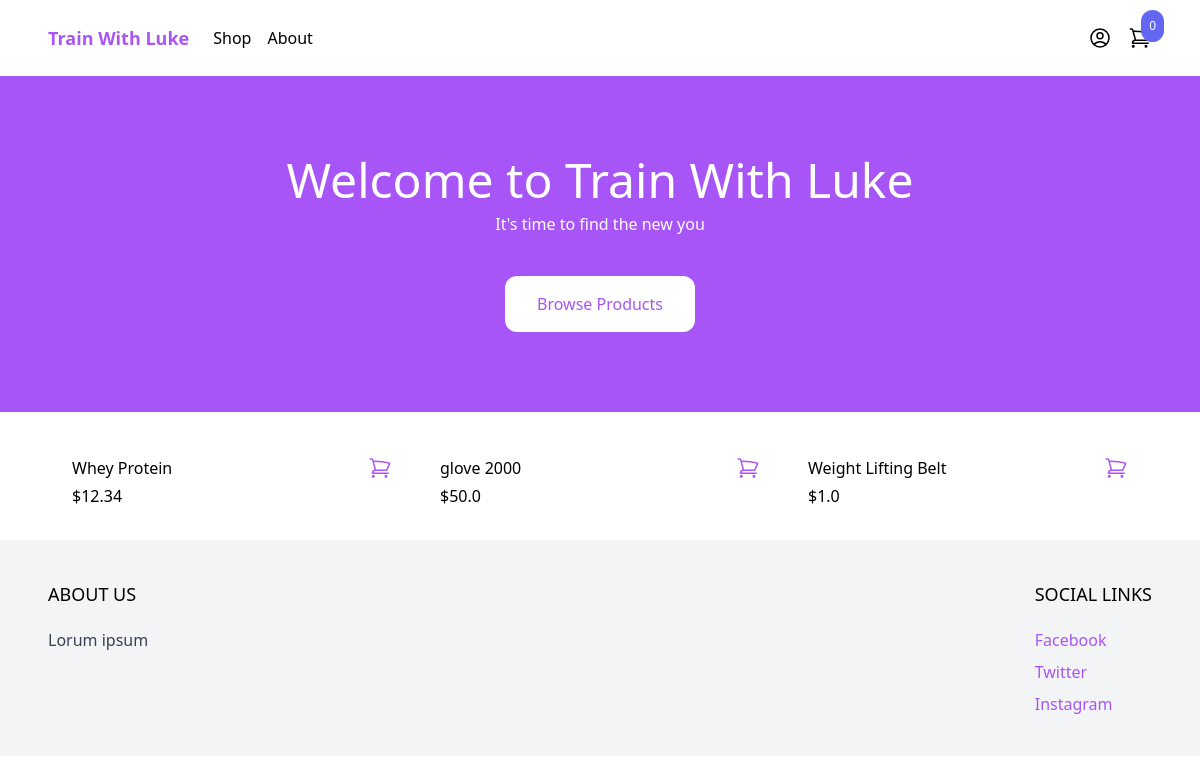
The page / on the database its author committed.
### product/models.py (models this page shows, shortened)
class Product(models.Model):
    category = models.ForeignKey(Category, related_name='products', on_delete=models.CASCADE)
    name = models.CharField(max_length=255)
    slug = models.SlugField()
    description = models.TextField(blank=True, null=True)
    price = models.IntegerField()
    created_at = models.DateTimeField(auto_now_add=True)
    class Meta:
        ordering = ('-created_at',)
    def get_display_price(self):
        return self.price / 100

### core/views.py (the view)
# urls.py: path('', frontpage, name='frontpage'),
def frontpage(request):
    products = Product.objects.all() [0:8]
    return render(request, 'core/frontpage.html', {'products': products})

### cart/cart.py (called while the page is built)
    def __len__(self):
        return sum(item['quantity'] for item in self.cart.values())

### cart/context_processors.py (called while the page is built)
def cart(request):
    return {'cart': Cart(request)}

### core/templates/core/frontpage.html
{% extends 'core/base.html' %}
{% block content %}
<header class="px-6 py-10 lg:py-20 bg-purple-500">
    <div class="max-w-3xl mx-auto text-center">
        <p class="mb-2 text-3xl lg:text-5xl text-white">Welcome to Train With Luke</p>
        <p class="mb-10 text-white">It's time to find the new you</p>
        <a href="a" class="inline-block px-8 py-4 rounded-xl bg-white text-purple-500 hover:bg-gray-200">Browse Products</a>
    </div>
</header>
<div class="max-w-6xl mx-auto py-2 px-6 xl:px-0">
    <div class="products flex items-center flex-wrap">
        {% for product in products %}
            {% include 'product/partials/product_list_item.html' %}
        {% endfor %}
    </div>
</div>
{% endblock %}

### product/templates/product/partials/product_list_item.html (shortened to what this page needs)
<div class="w-full md:w-1/3 xl:w-1/4 p-6">
    <div class="pt-3 flex items-center justify-between">
        <a href="{% url 'product' product.slug %}">{{product.name}}</a>
        <a href="{% url 'product' product.slug %}" class="text-purple-500 hover:text-purple-800">
        </a>
    </div>
    <p class="pt-1 text-grey-400">${{ product.get_display_price }}</p>
</div>

### rows shown on the page
Product: name "Whey Protein", get_display_price "12.34"
Product: name "glove 2000", get_display_price "50.0"
Product: name "Weight Lifting Belt", get_display_price "1.0"

### other values the page prints
{{ cart|length }} "0"
